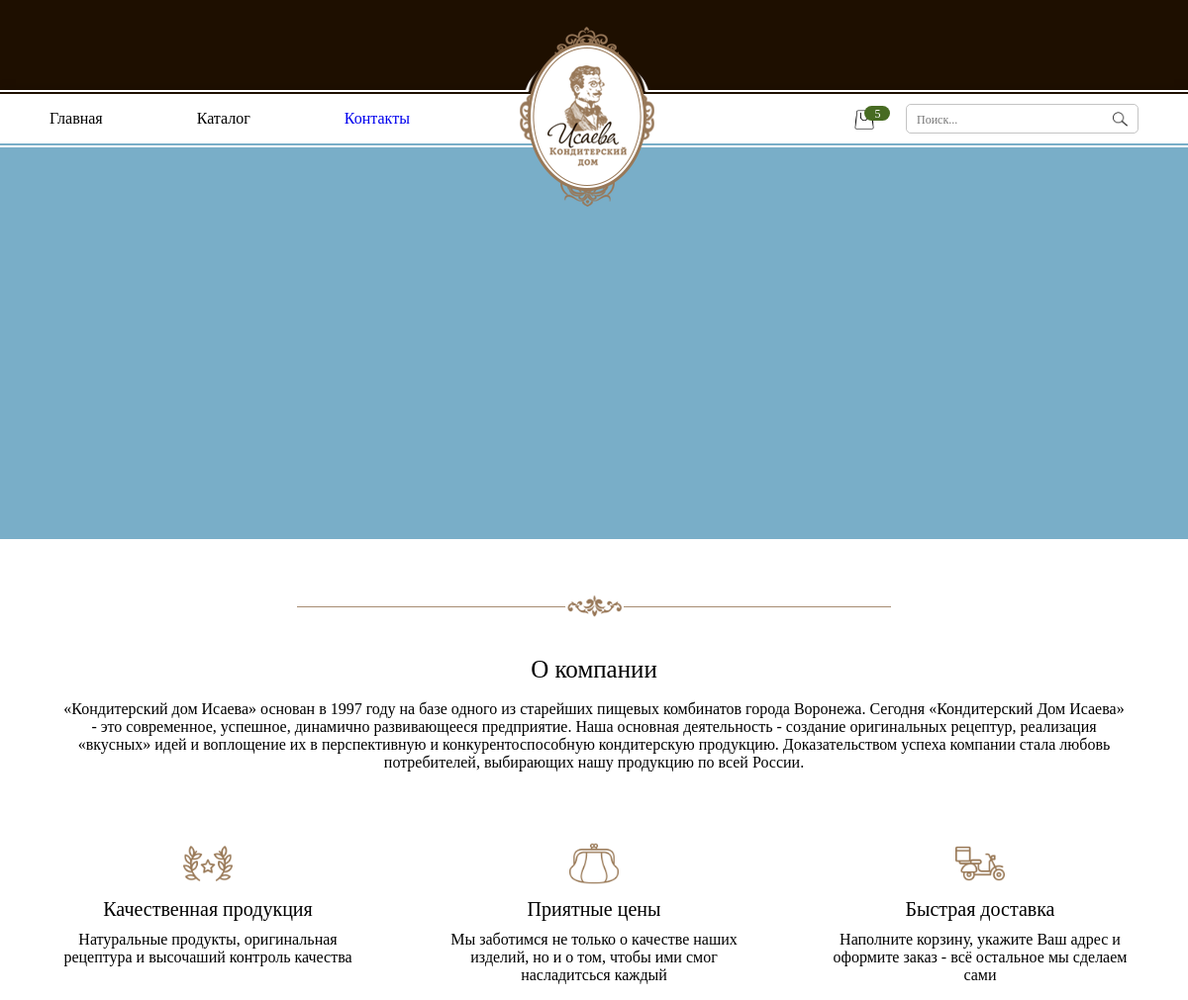
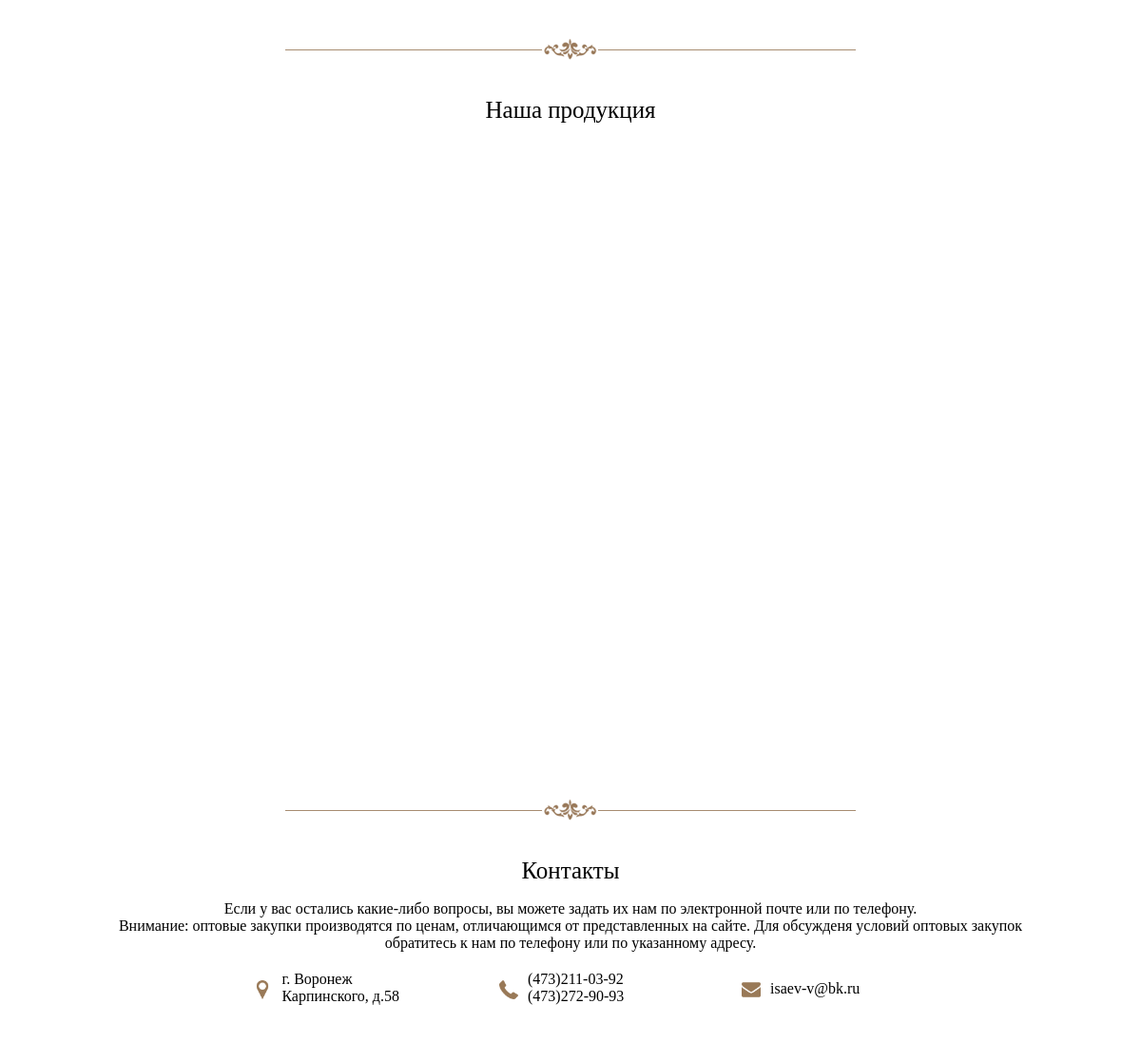
The app's page / (upper part), older data (2 pictures, top to bottom).
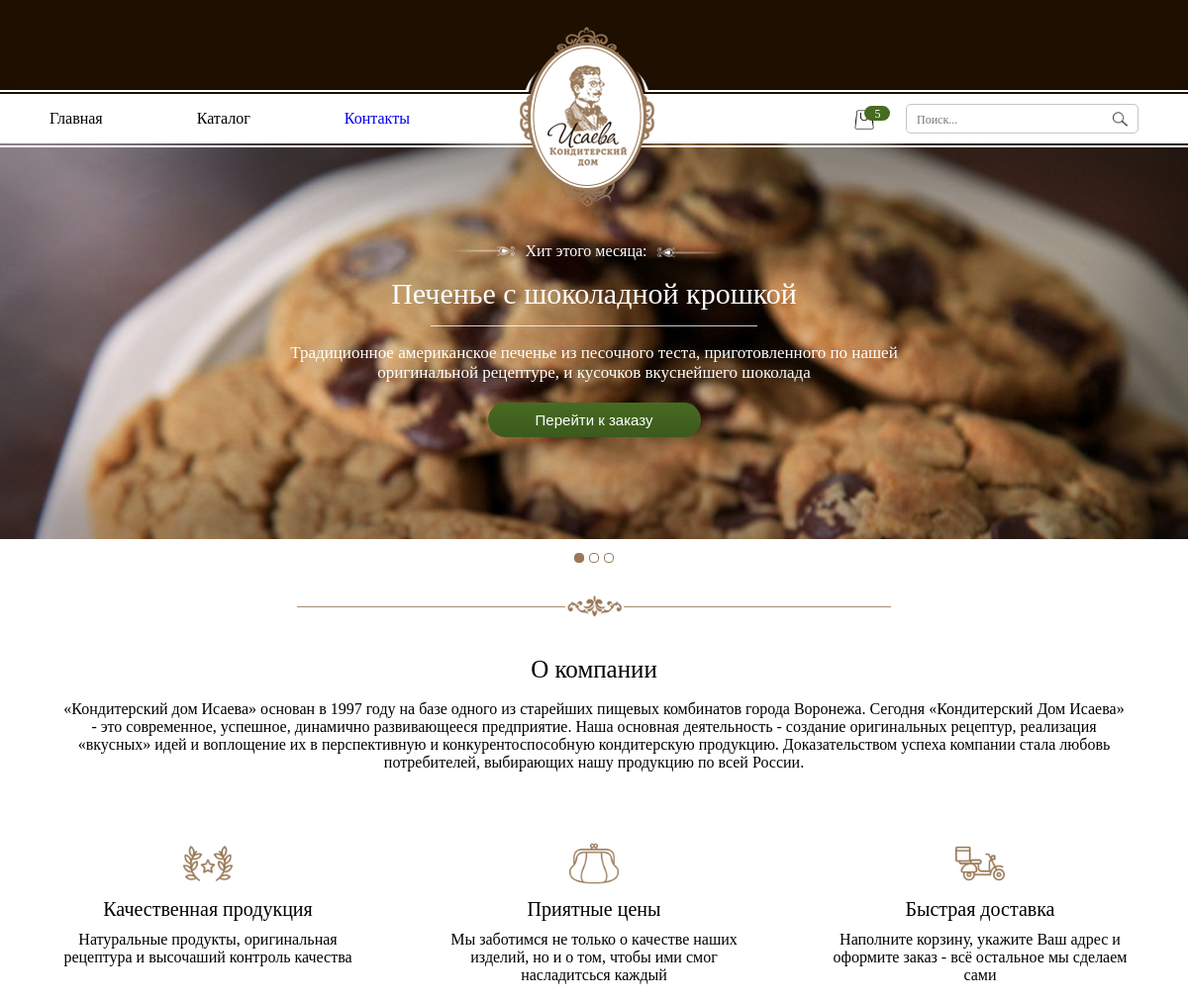
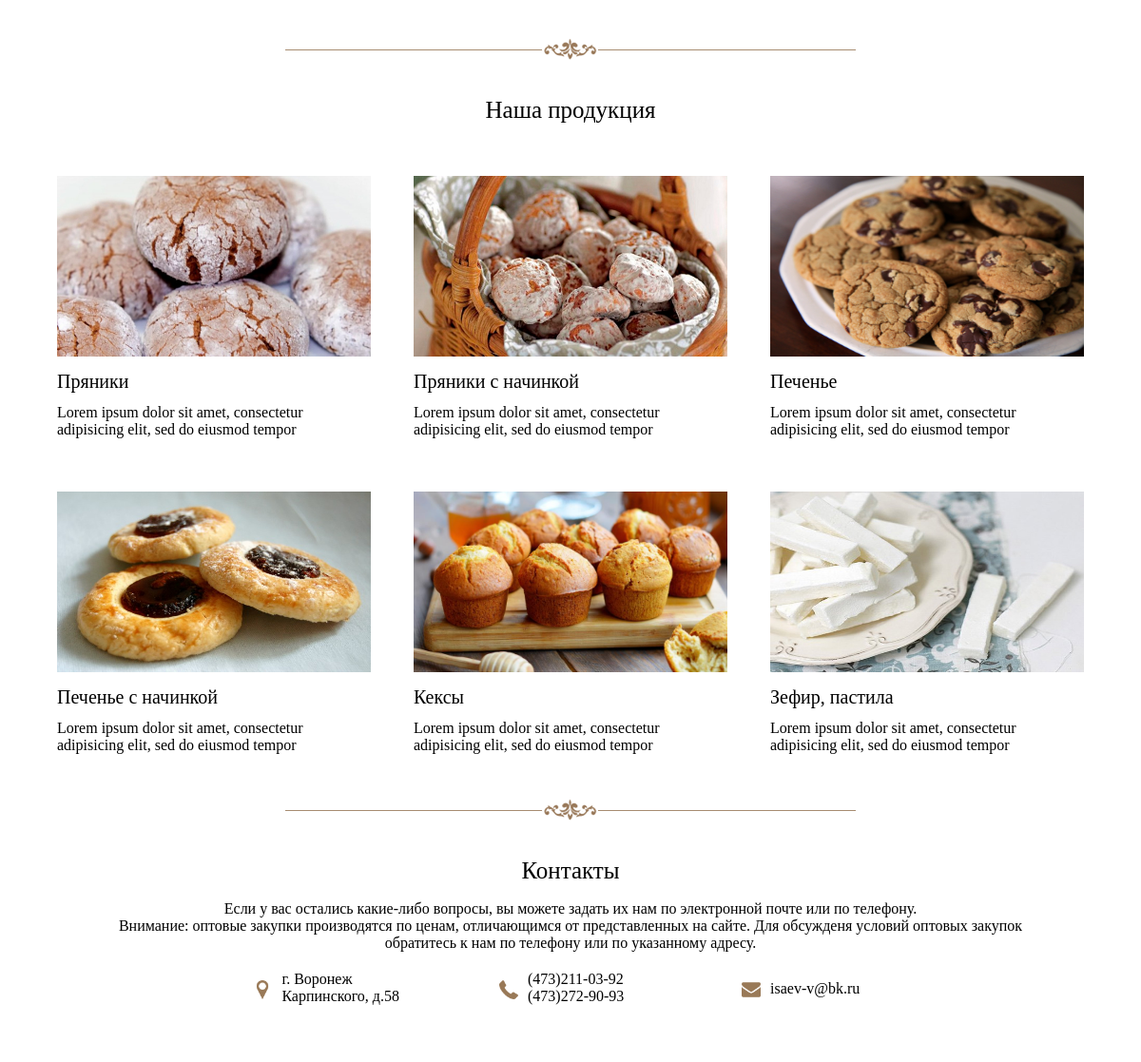
The same page, newer data (2 pictures, top to bottom).
### cookie/models.py (models this page shows, shortened)
class Product(models.Model):
    name = models.CharField(max_length=250, verbose_name='Имя')
    photo_for_slider = models.ImageField(upload_to='cookie/media', null=True, blank=True)
    description = models.TextField(null=True)
    alter_descript = models.TextField(null=True)
    price = models.FloatField(default=0)
    date_upload = models.DateTimeField(default=timezone.now())
    display = models.BooleanField(default=False)
    hit = models.BooleanField(default=False)
    for_main = models.BooleanField(default=False)
    category = models.ForeignKey(Category, on_delete=models.CASCADE)

class Category(models.Model):
    name = models.CharField(max_length=250)
    photo = models.ImageField(upload_to='cookie/media', verbose_name='Фото', null=True)
    description = models.TextField(null=True, verbose_name='Описание')
    display = models.BooleanField(default=False)
    priority = models.IntegerField(default=0)

### cookie/views.py (the view)
# urls.py: url(r'^$', views.index, name='index'),
def index(request):
    if request.session.get('uuid', None) is None:
        request.session['uuid'] = str(uuid.uuid4())
    else:
        print(request.session['uuid'])
    category_index_list = Category.objects.filter(display=True).order_by('-priority')
    context = dict(categories=category_index_list[:6])
    return render(request, 'cookie/index.html', context=context)

### cookie/context_processors/slider.py (called while the page is built)
def _hits(request):
    hits = Product.objects.filter(hit=True).order_by('-date_upload')
    return {'hits': hits}

### cookie/templates/cookie/index.html (shortened to what this page needs)
{% extends 'cookie/base.html' %}
{% load staticfiles %}
{% block content %}
    <div class="body-wrapp index">
                <div class="row-about-company">
                    <div class="title-about-company">
                        <p>О компании</p>
                    </div>
                    <div class="text-about-company">
                        <p>«Кондитерский дом Исаева» основан в 1997 году на базе одного из старейших пищевых
                            комбинатов города Воронежа. Сегодня «Кондитерский Дом Исаева» - это современное,
                            успешное, динамично развивающееся предприятие. Наша основная деятельность - создание
                            оригинальных рецептур, реализация «вкусных» идей и воплощение их в перспективную и
                            конкурентоспособную кондитерскую продукцию. Доказательством успеха компании стала
                            любовь потребителей, выбирающих нашу продукцию по всей России.
                        </p>
                    </div>
                </div>
                <div class="space row-after-about-company"></div>
                <div class="row-our-pluses">
                    <div class="plus left-plus">
                        <div class="advantages advantages-left">
                            <div class="advantages-img"><img src="{% static 'cookie/img/award.png' %}" /></div>
                                <div class="advantages-title"><p>Качественная продукция</p></div>
                            <div class="advantages-text"><p>Натуральные продукты, оригинальная рецептура и высочаший контроль качества</p></div>
                        </div>
                    </div>
                    <div class="plus middle-plus">
                        <div class="advantages advantages-mid">
                            <div class="advantages-img"><img src="{% static 'cookie/img/purse.png' %}" /></div>
                            <div class="advantages-title"><p>Приятные цены</p></div>
                            <div class="advantages-text"><p>Мы заботимся не только о качестве наших изделий, но и о том, чтобы ими смог насладитсься каждый</p></div>
                        </div>
                    </div>
                    <div class="plus right-plus">
                        <div class="advantages advantages-right">
                            <div class="advantages-img"><img src="{% static 'cookie/img/scooter.png' %}" /></div>
                            <div class="advantages-title"><p>Быстрая доставка</p></div>
                            <div class="advantages-text"><p>Наполните корзину, укажите Ваш адрес и оформите заказ - всё остальное мы сделаем сами</p></div>
                        </div>
                    </div>
                </div>
                <div class="space row-after-pluses"></div>
                <div class="divide-wrapp">
                    <div class="divide divide-after-pluses">
                        <div class="wrapp-figure">
                            <div class="figure">
                                <img src="{% static 'cookie/img/divide.png' %}" />
                            </div>
                        </div>
                    </div>
                </div>
                <div class="space row-after-divide"></div>
                <div class="row-our-production">
                    <div class="row-title-our-production">
                        <div class="title-our-production">
                            <p>Наша продукция</p>
                        </div>
                    </div>
                    <div class="space row-after-title-procucts"></div>
                    <div class="row-products-list">
                    {% for category in categories %}
                    <div class="product-wrap">
                        <div class="product">
                            <div class="product-pic">
                                <img src="{{ category.photo.url }}" />
                            </div>
                            <div class="product-descript">
                                <div class="name-product"><p>{{ category.name }}</p></div>
                                <div class="text-product"><p>{{ category.description }}</p></div>
                            </div>
                        </div>
                    </div>
                    {% endfor %}
                    </div>
                </div>
                <div class="divide-wrapp">
                    <div class="divide divide-after-pluses">
                        <div class="wrapp-figure">
                            <div class="figure">
                                <img src="{% static 'cookie/img/divide.png' %}" />
                            </div>
                        </div>
                    </div>
                </div>
                <div class="space row-after-divide"></div>
                <div class="row-our-contacts">
                    <div class="title-our-contacts">
                        <p>Контакты</p>
                    </div>
                    <div class="text-our-contacts">
                        <p>Если у вас остались какие-либо вопросы, вы можете задать их нам по электронной
                            почте или по телефону. <br/>Внимание: оптовые закупки производятся по ценам, отличающимся
                            от представленных на сайте. Для обсужденя условий оптовых закупок <br/>обратитесь к нам
                            по телефону или по указанному адресу.
                        </p>
                    </div>
                    <div class="row-list-contacts">
                        <div class="wrap-elem-contacts map-contacts">
                            <div class="elem-contacts elem-contacts-map">
                                <div class="elem-contacts-img elem-contacts-map-img">
                                    <img src="{% static 'cookie/img/map-marker.png' %}" />
                                </div>
                                <div class="elem-contacts-text">
                                    <p>
                                        г. Воронеж<br/>
                                        Карпинского, д.58
                                    </p>
                                </div>
                            </div>
                        </div>
                        <div class="wrap-elem-contacts phone-number-contacts">
                            <div class="elem-contacts elem-contacts-phone">
                                <div class="elem-contacts-img elem-contacts-phone-img">
                                    <img src="{% static 'cookie/img/phone-receiver.png' %}" />
                                </div>
                                <div class="elem-contacts-text">
                                    <p>
                                        (473)211-03-92<br/>
                                        (473)272-90-93
                                    </p>
                                </div>
                            </div>
                        </div>
                        <div class="wrap-elem-contacts email-contacts">
                            <div class="elem-contacts elem-contacts-email">
                                <div class="elem-contacts-img elem-contacts-email-img">
                                    <img src="{% static 'cookie/img/envelope.png' %}" />
                                </div>
                                <div class="elem-contacts-text">
                                    <p>
                                        isaev-v@bk.ru
                                    </p>
                                </div>
                            </div>
                        </div>
                    </div>
                </div>
    </div>
            <div class="space row-after-body-wrapp"></div>
{% endblock content %}

### cookie/templates/cookie/base.html (shortened to what this page needs)
<!DOCTYPE html>
{% load staticfiles %}
<html lang="en">
<head>
    <link rel="stylesheet" href="{% static 'cookie/css/cookie_index.css' %}" />
    <link href="{% static 'cookie/js/jquery_slider/jquery.bxslider.css' %}" rel="stylesheet" />
</head>
<body>
    <div class="main-wrapp">
        <div class="wrapper">
            <div class="wrapp-menu">
                <div class="menu">
                    <div class="wrapp-left-menu">
                        <div class="menu-elem menu-elem-left menu-main"><a>Главная</a></div>
                        <div class="menu-elem menu-elem-left menu-catalog"><a>Каталог</a></div>
                        <div class="menu-elem menu-elem-left menu-contact"><a id="go" href="#">Контакты</a></div>
                    </div>
                    <div class="wrapp-logo">
                        <div class="logo">
                        </div>
                    </div>
                    <div class="wrapp-right-menu">
                        <div class="menu-elem menu-elem-right menu-search">
                            <div class="search-field">
                                <input type="text" placeholder  ="Поиск...">
                                <img src="{% static 'cookie/img/search.png' %}">
                            </div>
                        </div>
                        <div class="menu-elem menu-elem-right menu-basket">
                            <div class="count-basket"><p>5</p></div>
                            <div class="basket-field">
                                <img src="{% static 'cookie/img/basket.png' %}">
                            </div>
                        </div>
                    </div>
                </div>
            </div>
            <div class="wrapp-slide">
                <div class="slider">
                    <ul class="bxslider">
                        {% for hit in hits %}
                      <li>
                          <div class="slide"><img src="{{ hit.photo_for_slider.url }}" />
                          <div class="hit-week">
                              <div class="row-hit-top-text">
                              <div class="row-hit-this-month">
                                  <div class="rushechka rushechka-left"><img src="{% static 'cookie/img/arrow.png' %}" /></div>
                                  <div class="hit-this-month"><p>Хит этого месяца:</p></div>
                                  <div class="rushechka rushechka-right"><img src="{% static 'cookie/img/arrow.png' %}" /></div>
                              </div>
                              </div>
                              <div class="row-title-hit-month"><p>{{ hit.name }}</p></div>
                              <div class="row-line-after-title-hit-month">
                                  <div class="line-after-title-hit-month"></div>
                              </div>
                              <div class="row-descript-hit-month">
                                  <div class="descript-hit-month">
                                      <p>{{ hit.alter_descript }}</p>
                                  </div>
                              </div>
                              <div class="row-button-hit-month">
                                  <div class="button-hit-wrap">
                                  <a class="button-hit-month" id="go" href="#">
                                      <div class="button-hit-month"><p>Перейти к заказу</p></div>
                                  </a>
                                  </div>
                              </div>
                          </div>
                          </div>
                      </li>
                        {% endfor %}
                    </ul>
                </div>
            </div>
                <div class="space row-after-slider"></div>
                <div class="divide-wrapp">
                    <div class="divide">
                        <div class="wrapp-figure">
                            <div class="figure">
                                <img src="{% static 'cookie/img/divide.png' %}" />
                            </div>
                        </div>
                    </div>
                </div>
                <div class="space row-after-divide"></div>
                {% block content %}
                {% endblock %}
        </div>
    </div>
</body>
</html>

Row changes from the older to the newer data that the page shows:
added Product: photo_for_slider (picture), name "Печенье с шоколадной крошкой", alter_descript "Традиционное американское печенье из песочного теста, приготовленного по нашей оригинальной рецептуре, и кусочков вкуснейшего шоколада"
added Category: photo (picture), name "Пряники", description "Lorem ipsum dolor sit amet, consectetur adipisicing elit, sed do eiusmod tempor"
added Category: photo (picture), name "Пряники с начинкой", description "Lorem ipsum dolor sit amet, consectetur adipisicing elit, sed do eiusmod tempor"
added Category: photo (picture), name "Печенье", description "Lorem ipsum dolor sit amet, consectetur adipisicing elit, sed do eiusmod tempor"
added Category: photo (picture), name "Печенье с начинкой", description "Lorem ipsum dolor sit amet, consectetur adipisicing elit, sed do eiusmod tempor"
added Category: photo (picture), name "Кексы", description "Lorem ipsum dolor sit amet, consectetur adipisicing elit, sed do eiusmod tempor"
added Category: photo (picture), name "Зефир, пастила", description "Lorem ipsum dolor sit amet, consectetur adipisicing elit, sed do eiusmod tempor"
